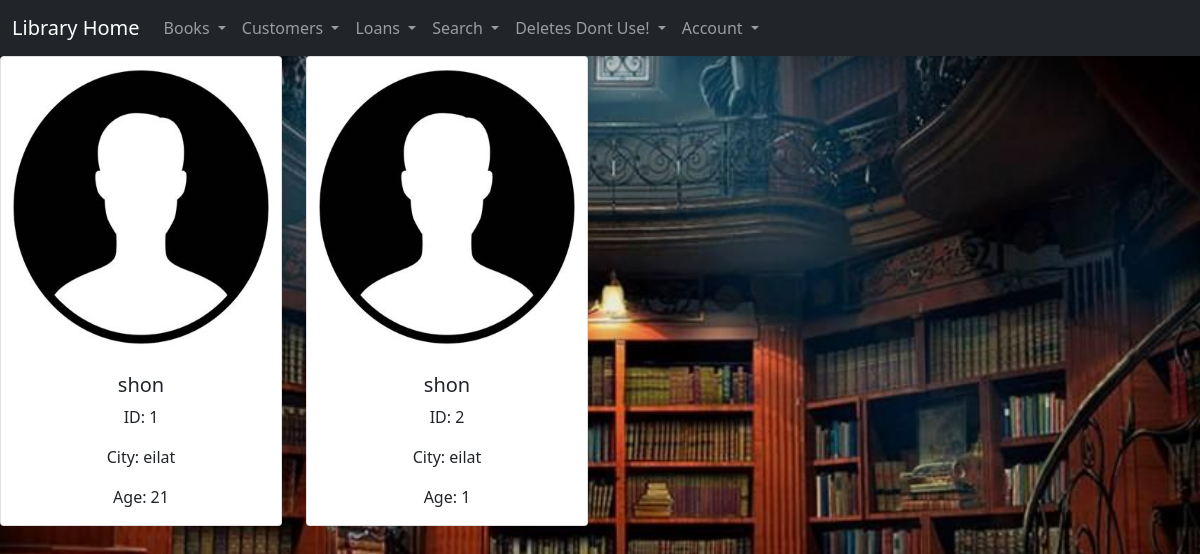
The page /customers (signed in) on the database its author committed.
### modules/customers.py (models this page shows, shortened)
class Customer(Base):
    __tablename__='customers'
    id = Column(Integer , primary_key=True)
    name = Column(String)
    city = Column(String)
    age = Column(Integer)

### app.py (the view)
@app.route('/customers')
@login_required
def show_customers():
    show_customers = session.query(customers.Customer).all()
    session.close()
    return render_template('customers.html', show_customers = show_customers)

### app.py (called while the page is built)
@login_manager.user_loader
def load_user(user_id):
    user_id=session.query(User).filter(User.id==user_id).first()
    session.close()
    return user_id

### templates/customers.html (shortened to what this page needs)
{% extends "layout.html" %}
    {%block content %}
        <center><div class="row row-cols-1 row-cols-md-4 g-4">
        {{msg}} {% for customer in show_customers %}
        <div class="col">
            <div class="card">
                <img src="{{ url_for('static',filename='profile.jpg') }}" class="card-img-top" alt="..." width="200" height="300"/>
                <div class="card-body">
                    <h5 class="card-title">{{ customer.name }}</h5>
                    <p class="card-text">ID: {{ customer.id}} </p>
                    <p class="card-text">City: {{ customer.city}} </p>
                    <p class="card-text">Age: {{ customer.age }}</p>
                </div>
            </div>
        </div>
        {% endfor %}
    </div></center>
    {% endblock %}

### templates/layout.html (style rules this page uses)
body { background-image: url('/static/library.jpg'); background-repeat: no-repeat; background-attachment: fixed; background-size: 100% 100%; }

### rows shown on the page
Customer: name "shon", id "1", city "eilat", age "21"
Customer: name "shon", id "2", city "eilat", age "1"
